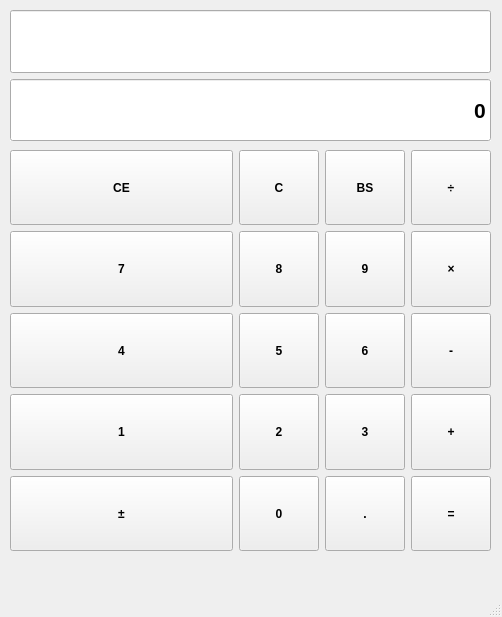
<?xml version="1.0" encoding="UTF-8"?>
<ui version="4.0">
 <class>MainWindow</class>
 <widget class="QMainWindow" name="MainWindow">
  <property name="geometry">
   <rect>
    <x>0</x>
    <y>0</y>
    <width>502</width>
    <height>617</height>
   </rect>
  </property>
  <property name="windowTitle">
   <string>Calculator</string>
  </property>
  <widget class="QWidget" name="centralwidget">
   <widget class="QWidget" name="gridLayoutWidget">
    <property name="geometry">
     <rect>
      <x>10</x>
      <y>150</y>
      <width>481</width>
      <height>401</height>
     </rect>
    </property>
    <layout class="QGridLayout" name="gridLayout">
     <item row="0" column="2">
      <widget class="QPushButton" name="btn_BS">
       <property name="sizePolicy">
        <sizepolicy hsizetype="Minimum" vsizetype="Expanding">
         <horstretch>0</horstretch>
         <verstretch>0</verstretch>
        </sizepolicy>
       </property>
       <property name="font">
        <font>
         <weight>75</weight>
         <bold>true</bold>
        </font>
       </property>
       <property name="text">
        <string>BS</string>
       </property>
      </widget>
     </item>
     <item row="0" column="3">
      <widget class="QPushButton" name="btn_division">
       <property name="sizePolicy">
        <sizepolicy hsizetype="Minimum" vsizetype="Expanding">
         <horstretch>0</horstretch>
         <verstretch>0</verstretch>
        </sizepolicy>
       </property>
       <property name="font">
        <font>
         <weight>75</weight>
         <bold>true</bold>
        </font>
       </property>
       <property name="text">
        <string>÷</string>
       </property>
      </widget>
     </item>
     <item row="0" column="0">
      <widget class="QPushButton" name="btn_CE">
       <property name="sizePolicy">
        <sizepolicy hsizetype="Minimum" vsizetype="Expanding">
         <horstretch>0</horstretch>
         <verstretch>0</verstretch>
        </sizepolicy>
       </property>
       <property name="minimumSize">
        <size>
         <width>0</width>
         <height>0</height>
        </size>
       </property>
       <property name="maximumSize">
        <size>
         <width>16777215</width>
         <height>16777215</height>
        </size>
       </property>
       <property name="font">
        <font>
         <weight>75</weight>
         <bold>true</bold>
        </font>
       </property>
       <property name="text">
        <string>CE</string>
       </property>
       <property name="iconSize">
        <size>
         <width>24</width>
         <height>24</height>
        </size>
       </property>
      </widget>
     </item>
     <item row="0" column="1">
      <widget class="QPushButton" name="btn_C">
       <property name="sizePolicy">
        <sizepolicy hsizetype="Minimum" vsizetype="Expanding">
         <horstretch>0</horstretch>
         <verstretch>0</verstretch>
        </sizepolicy>
       </property>
       <property name="font">
        <font>
         <weight>75</weight>
         <bold>true</bold>
        </font>
       </property>
       <property name="text">
        <string>C</string>
       </property>
      </widget>
     </item>
     <item row="2" column="0">
      <widget class="QPushButton" name="btn_4">
       <property name="sizePolicy">
        <sizepolicy hsizetype="Expanding" vsizetype="Expanding">
         <horstretch>0</horstretch>
         <verstretch>0</verstretch>
        </sizepolicy>
       </property>
       <property name="font">
        <font>
         <weight>75</weight>
         <bold>true</bold>
        </font>
       </property>
       <property name="text">
        <string>4</string>
       </property>
      </widget>
     </item>
     <item row="3" column="0">
      <widget class="QPushButton" name="btn_1">
       <property name="sizePolicy">
        <sizepolicy hsizetype="Expanding" vsizetype="Expanding">
         <horstretch>0</horstretch>
         <verstretch>0</verstretch>
        </sizepolicy>
       </property>
       <property name="font">
        <font>
         <weight>75</weight>
         <bold>true</bold>
        </font>
       </property>
       <property name="text">
        <string>1</string>
       </property>
      </widget>
     </item>
     <item row="2" column="1">
      <widget class="QPushButton" name="btn_5">
       <property name="sizePolicy">
        <sizepolicy hsizetype="Minimum" vsizetype="Expanding">
         <horstretch>0</horstretch>
         <verstretch>0</verstretch>
        </sizepolicy>
       </property>
       <property name="font">
        <font>
         <weight>75</weight>
         <bold>true</bold>
        </font>
       </property>
       <property name="text">
        <string>5</string>
       </property>
      </widget>
     </item>
     <item row="1" column="1">
      <widget class="QPushButton" name="btn_8">
       <property name="sizePolicy">
        <sizepolicy hsizetype="Minimum" vsizetype="Expanding">
         <horstretch>0</horstretch>
         <verstretch>0</verstretch>
        </sizepolicy>
       </property>
       <property name="font">
        <font>
         <weight>75</weight>
         <bold>true</bold>
        </font>
       </property>
       <property name="text">
        <string>8</string>
       </property>
      </widget>
     </item>
     <item row="4" column="1">
      <widget class="QPushButton" name="btn_0">
       <property name="sizePolicy">
        <sizepolicy hsizetype="Minimum" vsizetype="Expanding">
         <horstretch>0</horstretch>
         <verstretch>0</verstretch>
        </sizepolicy>
       </property>
       <property name="font">
        <font>
         <weight>75</weight>
         <bold>true</bold>
        </font>
       </property>
       <property name="text">
        <string>0</string>
       </property>
      </widget>
     </item>
     <item row="4" column="2">
      <widget class="QPushButton" name="btn_point">
       <property name="sizePolicy">
        <sizepolicy hsizetype="Minimum" vsizetype="Expanding">
         <horstretch>0</horstretch>
         <verstretch>0</verstretch>
        </sizepolicy>
       </property>
       <property name="font">
        <font>
         <weight>75</weight>
         <bold>true</bold>
        </font>
       </property>
       <property name="text">
        <string>.</string>
       </property>
      </widget>
     </item>
     <item row="2" column="2">
      <widget class="QPushButton" name="btn_6">
       <property name="sizePolicy">
        <sizepolicy hsizetype="Minimum" vsizetype="Expanding">
         <horstretch>0</horstretch>
         <verstretch>0</verstretch>
        </sizepolicy>
       </property>
       <property name="font">
        <font>
         <weight>75</weight>
         <bold>true</bold>
        </font>
       </property>
       <property name="text">
        <string>6</string>
       </property>
      </widget>
     </item>
     <item row="3" column="1">
      <widget class="QPushButton" name="btn_2">
       <property name="sizePolicy">
        <sizepolicy hsizetype="Minimum" vsizetype="Expanding">
         <horstretch>0</horstretch>
         <verstretch>0</verstretch>
        </sizepolicy>
       </property>
       <property name="font">
        <font>
         <weight>75</weight>
         <bold>true</bold>
        </font>
       </property>
       <property name="text">
        <string>2</string>
       </property>
      </widget>
     </item>
     <item row="3" column="2">
      <widget class="QPushButton" name="btn_3">
       <property name="sizePolicy">
        <sizepolicy hsizetype="Minimum" vsizetype="Expanding">
         <horstretch>0</horstretch>
         <verstretch>0</verstretch>
        </sizepolicy>
       </property>
       <property name="font">
        <font>
         <weight>75</weight>
         <bold>true</bold>
        </font>
       </property>
       <property name="text">
        <string>3</string>
       </property>
      </widget>
     </item>
     <item row="1" column="2">
      <widget class="QPushButton" name="btn_9">
       <property name="sizePolicy">
        <sizepolicy hsizetype="Minimum" vsizetype="Expanding">
         <horstretch>0</horstretch>
         <verstretch>0</verstretch>
        </sizepolicy>
       </property>
       <property name="font">
        <font>
         <weight>75</weight>
         <bold>true</bold>
        </font>
       </property>
       <property name="text">
        <string>9</string>
       </property>
      </widget>
     </item>
     <item row="3" column="3">
      <widget class="QPushButton" name="btn_plus">
       <property name="sizePolicy">
        <sizepolicy hsizetype="Minimum" vsizetype="Expanding">
         <horstretch>0</horstretch>
         <verstretch>0</verstretch>
        </sizepolicy>
       </property>
       <property name="font">
        <font>
         <weight>75</weight>
         <bold>true</bold>
        </font>
       </property>
       <property name="text">
        <string>+</string>
       </property>
      </widget>
     </item>
     <item row="4" column="0">
      <widget class="QPushButton" name="btn_sign">
       <property name="sizePolicy">
        <sizepolicy hsizetype="Expanding" vsizetype="Expanding">
         <horstretch>0</horstretch>
         <verstretch>0</verstretch>
        </sizepolicy>
       </property>
       <property name="font">
        <font>
         <weight>75</weight>
         <bold>true</bold>
        </font>
       </property>
       <property name="contextMenuPolicy">
        <enum>Qt::DefaultContextMenu</enum>
       </property>
       <property name="text">
        <string>±</string>
       </property>
      </widget>
     </item>
     <item row="1" column="3">
      <widget class="QPushButton" name="btn_multiply">
       <property name="sizePolicy">
        <sizepolicy hsizetype="Minimum" vsizetype="Expanding">
         <horstretch>0</horstretch>
         <verstretch>0</verstretch>
        </sizepolicy>
       </property>
       <property name="font">
        <font>
         <weight>75</weight>
         <bold>true</bold>
        </font>
       </property>
       <property name="text">
        <string>×</string>
       </property>
      </widget>
     </item>
     <item row="1" column="0">
      <widget class="QPushButton" name="btn_7">
       <property name="sizePolicy">
        <sizepolicy hsizetype="Expanding" vsizetype="Expanding">
         <horstretch>0</horstretch>
         <verstretch>0</verstretch>
        </sizepolicy>
       </property>
       <property name="font">
        <font>
         <weight>75</weight>
         <bold>true</bold>
        </font>
       </property>
       <property name="text">
        <string>7</string>
       </property>
      </widget>
     </item>
     <item row="2" column="3">
      <widget class="QPushButton" name="btn_minus">
       <property name="sizePolicy">
        <sizepolicy hsizetype="Minimum" vsizetype="Expanding">
         <horstretch>0</horstretch>
         <verstretch>0</verstretch>
        </sizepolicy>
       </property>
       <property name="font">
        <font>
         <weight>75</weight>
         <bold>true</bold>
        </font>
       </property>
       <property name="text">
        <string>-</string>
       </property>
      </widget>
     </item>
     <item row="4" column="3">
      <widget class="QPushButton" name="btn_equal">
       <property name="sizePolicy">
        <sizepolicy hsizetype="Minimum" vsizetype="Expanding">
         <horstretch>0</horstretch>
         <verstretch>0</verstretch>
        </sizepolicy>
       </property>
       <property name="font">
        <font>
         <weight>75</weight>
         <bold>true</bold>
        </font>
       </property>
       <property name="text">
        <string>=</string>
       </property>
      </widget>
     </item>
    </layout>
   </widget>
   <widget class="QWidget" name="verticalLayoutWidget">
    <property name="geometry">
     <rect>
      <x>10</x>
      <y>10</y>
      <width>481</width>
      <height>131</height>
     </rect>
    </property>
    <layout class="QVBoxLayout" name="verticalLayout">
     <item>
      <widget class="QLineEdit" name="lineEdit_input">
       <property name="sizePolicy">
        <sizepolicy hsizetype="Expanding" vsizetype="Expanding">
         <horstretch>0</horstretch>
         <verstretch>0</verstretch>
        </sizepolicy>
       </property>
       <property name="layoutDirection">
        <enum>Qt::RightToLeft</enum>
       </property>
       <property name="inputMethodHints">
        <set>Qt::ImhNone</set>
       </property>
       <property name="frame">
        <bool>true</bool>
       </property>
       <property name="alignment">
        <set>Qt::AlignRight|Qt::AlignTrailing|Qt::AlignVCenter</set>
       </property>
      </widget>
     </item>
     <item>
      <widget class="QLineEdit" name="lineEdit_result">
       <property name="sizePolicy">
        <sizepolicy hsizetype="Expanding" vsizetype="Expanding">
         <horstretch>0</horstretch>
         <verstretch>0</verstretch>
        </sizepolicy>
       </property>
       <property name="font">
        <font>
         <family>Arial</family>
         <pointsize>16</pointsize>
         <weight>75</weight>
         <bold>true</bold>
        </font>
       </property>
       <property name="layoutDirection">
        <enum>Qt::RightToLeft</enum>
       </property>
       <property name="autoFillBackground">
        <bool>true</bool>
       </property>
       <property name="text">
        <string>0</string>
       </property>
       <property name="alignment">
        <set>Qt::AlignRight|Qt::AlignTrailing|Qt::AlignVCenter</set>
       </property>
      </widget>
     </item>
    </layout>
   </widget>
  </widget>
  <widget class="QMenuBar" name="menubar">
   <property name="geometry">
    <rect>
     <x>0</x>
     <y>0</y>
     <width>502</width>
     <height>31</height>
    </rect>
   </property>
  </widget>
  <widget class="QStatusBar" name="statusbar"/>
 </widget>
 <tabstops>
  <tabstop>lineEdit_result</tabstop>
  <tabstop>btn_C</tabstop>
  <tabstop>btn_BS</tabstop>
  <tabstop>btn_division</tabstop>
  <tabstop>btn_7</tabstop>
  <tabstop>btn_8</tabstop>
  <tabstop>btn_9</tabstop>
  <tabstop>btn_multiply</tabstop>
  <tabstop>btn_4</tabstop>
  <tabstop>btn_5</tabstop>
  <tabstop>btn_6</tabstop>
  <tabstop>btn_minus</tabstop>
  <tabstop>btn_1</tabstop>
  <tabstop>btn_2</tabstop>
  <tabstop>btn_3</tabstop>
  <tabstop>btn_plus</tabstop>
  <tabstop>btn_sign</tabstop>
  <tabstop>btn_0</tabstop>
  <tabstop>btn_point</tabstop>
  <tabstop>btn_equal</tabstop>
 </tabstops>
 <resources/>
 <connections/>
</ui>
